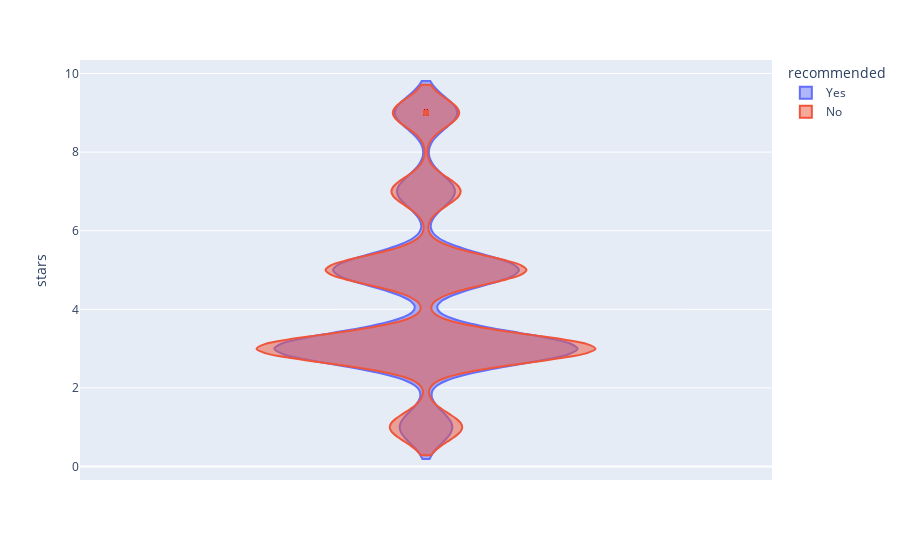

The notebook cell saved with this chart:
### Code cell
fig = px.violin(df, y="stars", color = "recommended", violinmode = 'overlay')
fig.show()

### Figure 1 — Plotly figure (JSON) as saved in the notebook; plotly's stock layout.template omitted (floating-point values rounded to 4 significant figures; data arrays with more than 128 entries replaced by an {"elided": "..."} marker saying what was removed)
{"data": [{"alignmentgroup": "True", "box": {"visible": false}, "hovertemplate": "recommended=Yes<br>stars=%{y}<extra></extra>", "legendgroup": "Yes", "marker": {"color": "#636efa"}, "name": "Yes", "offsetgroup": "Yes", "orientation": "v", "scalegroup": "True", "showlegend": true, "type": "violin", "x0": " ", "xaxis": "x", "y": {"elided": "880 int values"}, "y0": " ", "yaxis": "y"}, {"alignmentgroup": "True", "box": {"visible": false}, "hovertemplate": "recommended=No<br>stars=%{y}<extra></extra>", "legendgroup": "No", "marker": {"color": "#EF553B"}, "name": "No", "offsetgroup": "No", "orientation": "v", "scalegroup": "True", "showlegend": true, "type": "violin", "x0": " ", "xaxis": "x", "y": {"elided": "1620 int values"}, "y0": " ", "yaxis": "y"}], "layout": {"legend": {"title": {"text": "recommended"}, "tracegroupgap": 0}, "margin": {"t": 60}, "violinmode": "overlay", "xaxis": {"anchor": "y", "domain": [0, 1]}, "yaxis": {"anchor": "x", "domain": [0, 1], "title": {"text": "stars"}}}}
